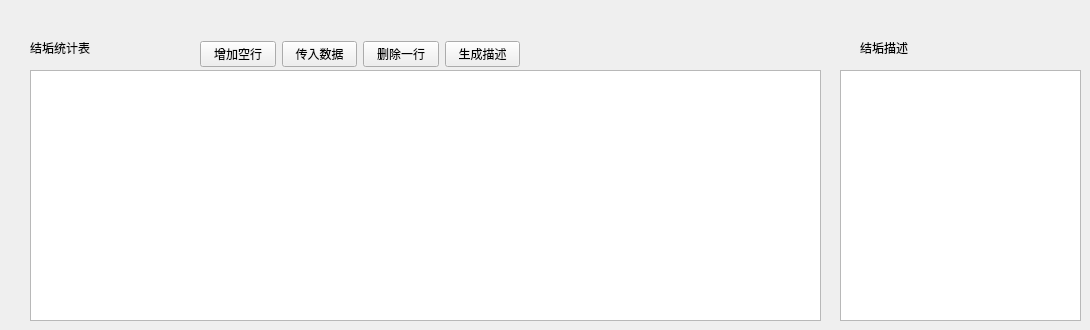
      <widget class="QWidget" name="tab_7">
       <attribute name="title">
        <string>结垢统计</string>
       </attribute>
       <widget class="QWidget" name="layoutWidget_3">
        <property name="geometry">
         <rect>
          <x>200</x>
          <y>40</y>
          <width>320</width>
          <height>29</height>
         </rect>
        </property>
        <layout class="QHBoxLayout" name="horizontalLayout_3">
         <item>
          <widget class="QPushButton" name="pushButton_63">
           <property name="text">
            <string>增加空行</string>
           </property>
          </widget>
         </item>
         <item>
          <widget class="QPushButton" name="pushButton_17">
           <property name="text">
            <string>传入数据</string>
           </property>
          </widget>
         </item>
         <item>
          <widget class="QPushButton" name="pushButton_18">
           <property name="text">
            <string>删除一行</string>
           </property>
          </widget>
         </item>
         <item>
          <widget class="QPushButton" name="pushButton_19">
           <property name="text">
            <string>生成描述</string>
           </property>
          </widget>
         </item>
        </layout>
       </widget>
       <widget class="QLabel" name="label_105">
        <property name="geometry">
         <rect>
          <x>30</x>
          <y>40</y>
          <width>91</width>
          <height>16</height>
         </rect>
        </property>
        <property name="styleSheet">
         <string notr="true">font: 12pt &quot;黑体&quot;;</string>
        </property>
        <property name="text">
         <string>结垢统计表</string>
        </property>
       </widget>
       <widget class="QTextEdit" name="textEdit_2">
        <property name="geometry">
         <rect>
          <x>840</x>
          <y>70</y>
          <width>241</width>
          <height>251</height>
         </rect>
        </property>
       </widget>
       <widget class="QLabel" name="label_106">
        <property name="geometry">
         <rect>
          <x>860</x>
          <y>40</y>
          <width>71</width>
          <height>16</height>
         </rect>
        </property>
        <property name="styleSheet">
         <string notr="true">font: 12pt &quot;黑体&quot;;</string>
        </property>
        <property name="text">
         <string>结垢描述</string>
        </property>
       </widget>
       <widget class="QTableWidget" name="tableWidget_3">
        <property name="geometry">
         <rect>
          <x>30</x>
          <y>70</y>
          <width>791</width>
          <height>251</height>
         </rect>
        </property>
       </widget>
      </widget>
